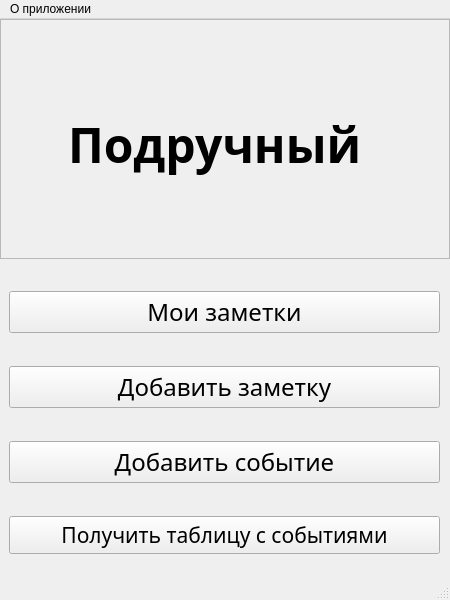
<?xml version="1.0" encoding="UTF-8"?>
<ui version="4.0">
 <class>MainWindow</class>
 <widget class="QMainWindow" name="MainWindow">
  <property name="geometry">
   <rect>
    <x>0</x>
    <y>0</y>
    <width>450</width>
    <height>600</height>
   </rect>
  </property>
  <property name="sizePolicy">
   <sizepolicy hsizetype="Fixed" vsizetype="Fixed">
    <horstretch>0</horstretch>
    <verstretch>0</verstretch>
   </sizepolicy>
  </property>
  <property name="minimumSize">
   <size>
    <width>450</width>
    <height>600</height>
   </size>
  </property>
  <property name="maximumSize">
   <size>
    <width>450</width>
    <height>600</height>
   </size>
  </property>
  <property name="windowTitle">
   <string>MainWindow</string>
  </property>
  <widget class="QWidget" name="centralwidget">
   <widget class="QFrame" name="frame">
    <property name="geometry">
     <rect>
      <x>0</x>
      <y>0</y>
      <width>450</width>
      <height>240</height>
     </rect>
    </property>
    <property name="styleSheet">
     <string notr="true">background-color: '#00FFFF';
</string>
    </property>
    <property name="frameShape">
     <enum>QFrame::StyledPanel</enum>
    </property>
    <property name="frameShadow">
     <enum>QFrame::Raised</enum>
    </property>
    <widget class="QLabel" name="label">
     <property name="geometry">
      <rect>
       <x>68</x>
       <y>85</y>
       <width>341</width>
       <height>81</height>
      </rect>
     </property>
     <property name="font">
      <font>
       <family>Century Gothic</family>
       <pointsize>36</pointsize>
       <weight>75</weight>
       <italic>false</italic>
       <bold>true</bold>
       <underline>false</underline>
      </font>
     </property>
     <property name="text">
      <string>Подручный</string>
     </property>
    </widget>
   </widget>
   <widget class="QWidget" name="verticalLayoutWidget">
    <property name="geometry">
     <rect>
      <x>-1</x>
      <y>239</y>
      <width>451</width>
      <height>331</height>
     </rect>
    </property>
    <layout class="QVBoxLayout" name="verticalLayout">
     <property name="spacing">
      <number>10</number>
     </property>
     <property name="leftMargin">
      <number>10</number>
     </property>
     <property name="topMargin">
      <number>10</number>
     </property>
     <property name="rightMargin">
      <number>10</number>
     </property>
     <property name="bottomMargin">
      <number>10</number>
     </property>
     <item>
      <widget class="QPushButton" name="showMyNoteButton">
       <property name="font">
        <font>
         <family>Century Gothic</family>
         <pointsize>18</pointsize>
        </font>
       </property>
       <property name="text">
        <string>Мои заметки</string>
       </property>
      </widget>
     </item>
     <item>
      <widget class="QPushButton" name="addNewNoteButton">
       <property name="font">
        <font>
         <family>Century Gothic</family>
         <pointsize>18</pointsize>
        </font>
       </property>
       <property name="text">
        <string>Добавить заметку</string>
       </property>
      </widget>
     </item>
     <item>
      <widget class="QPushButton" name="addEventButton">
       <property name="font">
        <font>
         <family>Century Gothic</family>
         <pointsize>18</pointsize>
        </font>
       </property>
       <property name="text">
        <string>Добавить событие</string>
       </property>
      </widget>
     </item>
     <item>
      <widget class="QPushButton" name="getEventsLikeTableButton">
       <property name="font">
        <font>
         <family>Century Gothic</family>
         <pointsize>16</pointsize>
        </font>
       </property>
       <property name="text">
        <string>Получить таблицу с событиями</string>
       </property>
      </widget>
     </item>
    </layout>
   </widget>
  </widget>
  <widget class="QStatusBar" name="statusbar"/>
  <widget class="QMenuBar" name="menubar">
   <property name="geometry">
    <rect>
     <x>0</x>
     <y>0</y>
     <width>450</width>
     <height>26</height>
    </rect>
   </property>
   <widget class="QMenu" name="aboutMenu">
    <property name="title">
     <string>О приложении</string>
    </property>
   </widget>
   <addaction name="aboutMenu"/>
  </widget>
 </widget>
 <resources/>
 <connections/>
</ui>
